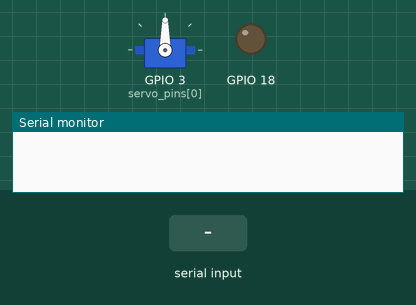
A sketch run on a simulated ESP32. On the bench: servo, output pins drawn as LEDs (lit = HIGH), the last lines printed to the serial monitor. Inputs (shaded band) come from the test bench.

Above: at 1.2 s.
1.3 s: "30 150 10\n" received over Serial
At 2.9 s:
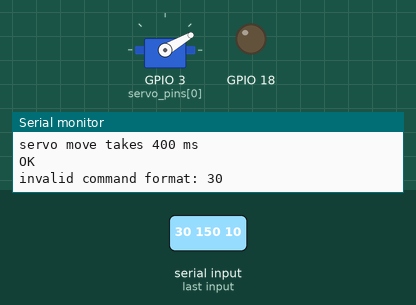
3.2 s: "f 1\n" received over Serial
At 4.0 s:
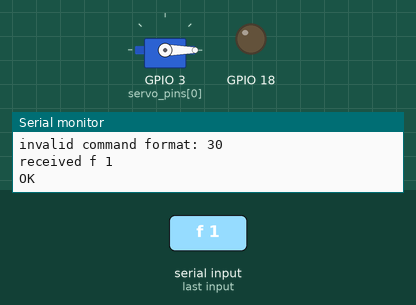
4.7 s: "90 45\n" received over Serial
At 5.78 s:
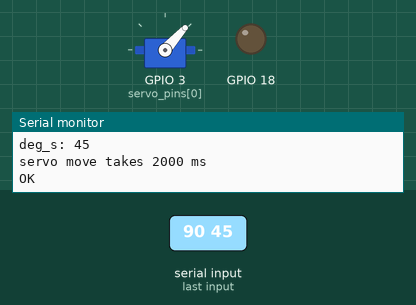
7.7 s: "f 150\n" received over Serial
At 8.7 s:
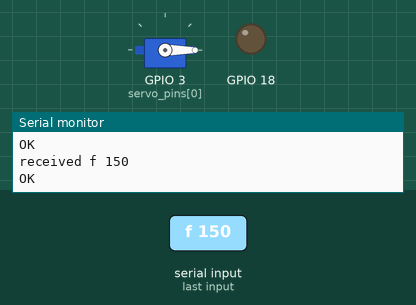
Timing chart, 0 to 10.2 s (numbered marks = the images above; inputs shaded):
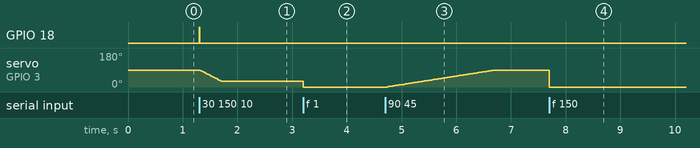

The sketch:

arduino.ino
```cpp
/*
Arduino code for controlling servos with Blender's animation system.
 (or anything else that can send serial commands really)

A Python script in blender generates serial commands and this reads them and
 sets the servos (using the stock Arduino servo lib).

* servo_pins defines the IO pin each servo connects to.
* the GLOBAL(_MIN/_MAX) define the absolute bounds your servos will be
     to travel, regardless of what commands are given. (Cheapie servos
     sometimes don't like to go the full 0-180). TODO: these are currently
     ignored by the recommended absolute move commands
* SERVO_COUNT is self explanitory. Setting it to 12 (the max) regardless
     shouldn't hurt, as long as it matches the size of servo_pins.
* speed adjustments made using the 'f' command are applied on the next 'a'
     command, not instantly.

serial commands are:
MOVE: <servo1_angle> <servo1_deg_s> ...
*/

#if defined(ESP_H)
#include <ESP32_Servo.h>
#else
#include <Servo.h>
#endif

#define SERVO_COUNT 1
#define BUFFER_SZ 100
#define GLOBAL_MIN 5
#define GLOBAL_MAX 175
#define GLOBAL_PWM_MIN 550
#define GLOBAL_PWM_MAX 2400
#define GLOBAL_SPEED 30
#define DEBUG true
#define DEBUG2 false


Servo servo[SERVO_COUNT];
//byte servo_pins[SERVO_COUNT] = {4, 18, 19, 21, 25, 26, 23};
byte servo_pins[SERVO_COUNT] = {3};
byte servo_start[SERVO_COUNT];
byte servo_end[SERVO_COUNT];

unsigned int servo_speed[SERVO_COUNT];

unsigned long cycle_dur[SERVO_COUNT];
unsigned long cycle_start[SERVO_COUNT];
bool moving[SERVO_COUNT];

int b_count;
char buff[BUFFER_SZ];
char command[BUFFER_SZ];

void setup() {
    // put your setup code here, to run once:
    attach_all_servos();
    Serial.setTimeout(10);
    Serial.begin(38400);
    servo[0].write(90);

    pinMode(18, OUTPUT);
}

void loop() {
    // put your main code here, to run repeatedly:
    serial_parse();
    update_servos();

    if (b_count > 0) {

    }
}


void serial_parse() {
    b_count = 0;
    int command_done = 0;

/*     while (Serial.available()) {
        buff[b_count] = Serial.read();
        b_count++;
    } */

    b_count = Serial.readBytesUntil('\n', buff, BUFFER_SZ);

    if (b_count > 0) {
        strcpy(command, buff);
#if DEBUG
        Serial.print("received ");
        Serial.println(command);
#endif
        set_servos_from_serial();
        // clear string
    }
    memset(buff, 0, sizeof(buff));
    //Serial.flush();
}

void set_servos_from_serial() {
    digitalWrite(18, 1);

    char* pch = strtok(command, " ");
    byte counter = 0;
    String sv_posn;
    String sv_speed;

    while (pch != NULL) {
        //TODO: converting to String ideal?
        sv_posn = String(pch);
        pch = strtok(NULL, " ");

        if (pch == NULL) {
            Serial.print("invalid command format: ");
            Serial.println(command);
            break;
        }

        sv_speed = String(pch);

        if (sv_speed == "f") // set feed rate command
            servo_speed[counter] = sv_posn.toInt();
        else               // move commands
            set_servo(counter, sv_posn.toInt(), sv_speed.toInt(), false, true);

        counter++;
        pch = strtok(NULL, " ");

        if (counter > SERVO_COUNT) {
            counter = 0;
            break;
        }

        Serial.println("OK");
    }
    digitalWrite(18, 0);
}

// find how long it takes to travel X degrees
long deg_sec_to_time(int deg_sec, int cur_pos, bool dir) {
    if (dir) return ((180 - (-(float)cur_pos + 180)) / (float)deg_sec) * 1000;
    else return ((180 - (float)cur_pos) / (float)deg_sec) * 1000;
}

// takes a desired servo move and sets all the
// vars as necessary - call this to move a servo
void set_servo(byte index, int goal_pos, uint32_t deg_s, bool dir, bool absolute) {
    servo_start[index] = servo[index].read();

    if (absolute)
        servo_end[index] = goal_pos;
    else
        servo_end[index] = dir ? GLOBAL_MIN : GLOBAL_MAX;

    switch (goal_pos) {
    case -1:
        moving[index] = false;
#if DEBUG2
        Serial.println("stopped moving servo");
#endif
    case 0:
        return;
        break;
    }

#if DEBUG
    Serial.print("goal_pos: ");
    Serial.println(goal_pos);
#endif
    // record start time and set velocity
    cycle_start[index] = millis();

    if (absolute) {
        uint32_t new_pos = abs(goal_pos - servo[index].read());
#if DEBUG
        Serial.print("delta: ");
        Serial.println(new_pos);
        Serial.print("deg_s: ");
        Serial.println(deg_s);
#endif
        if (new_pos != 0 && deg_s != 0) {
            cycle_dur[index] = ((new_pos * 1000) / deg_s);
            moving[index] = true;
#if DEBUG
            Serial.print("servo move takes ");
            Serial.print((new_pos * 1000) / deg_s);
            Serial.println(" ms");
#endif
        }
        else {
           moving[index] = false;
        }
    }
    else {
        cycle_dur[index] = deg_sec_to_time(goal_pos, servo[index].read(), dir);

        moving[index] = true;
#if DEBUG
        Serial.print("servo velocity is ");
        Serial.println(deg_sec_to_time(goal_pos, servo[index].read(), dir));
#endif
    }
}

// interfaces to servo library
void update_servos() {
    for (int i = 0; i < SERVO_COUNT; i++) {
        if (cycle_dur[i] != 0) {
            unsigned long time_into_cycle = millis() - cycle_start[i];

            if (moving[i]) {
#if DEBUG2
                Serial.println("cycle-timer, start, end:");
                Serial.println(time_into_cycle);
                Serial.println(cycle_start[i]);
                Serial.println(cycle_dur[i]);
                Serial.println(servo_start[i]);
                Serial.println(servo_end[i]);
#endif
                servo[i].write(map(time_into_cycle, 0,
                               cycle_dur[i] - 1, servo_start[i], servo_end[i]));

                //Serial.println(time_into_cycle);
            }

            if (time_into_cycle >= cycle_dur[i]) {
                moving[i] = false;
                servo_start[i] = servo[i].read();
                servo[i].write(servo_end[i]);
            }
        }
    }
}

void attach_all_servos() {
    for (int i = 0; i < SERVO_COUNT; i++) {
        servo[i].attach(servo_pins[i], GLOBAL_PWM_MIN, GLOBAL_PWM_MAX);
        servo_start[i] = 89;
        servo_end[i] = 90;
        cycle_dur[i] = 100;
        cycle_start[i] = 0;
        moving[i] = true;
    }
}
```

Measured:
- after the input at 1.3 s, GPIO 18: LOW → HIGH at once, → LOW 0.01 s later; servo on GPIO 3 (servo_pins[0]): moves from 90° to 30° over 0.39 s, starting at once
- after the input at 3.2 s, servo on GPIO 3 (servo_pins[0]): 30° → 0° at once
- after the input at 4.7 s, servo on GPIO 3 (servo_pins[0]): moves from 0° to 90° over 2.0 s, starting at once
- after the input at 7.7 s, servo on GPIO 3 (servo_pins[0]): 90° → 0° at once
